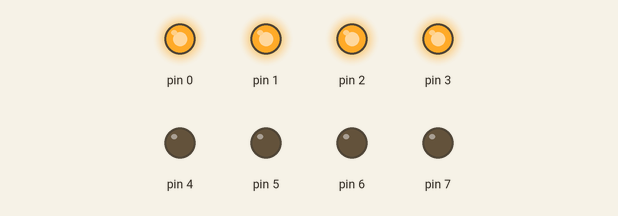
The sketch below on a simulated Arduino Uno, built with avr-gcc and run on an emulated ATmega328P. On the bench: output pins drawn as LEDs (lit = HIGH).

Above: at 0.5 s.
At 3.5 s:
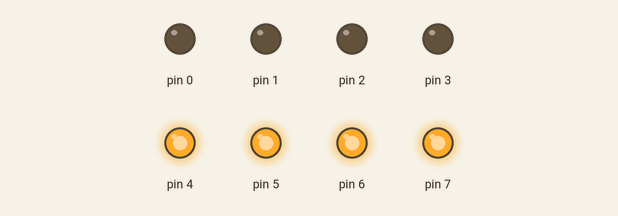
Timing chart, 0 to 4.6 s (numbered marks = the images above):
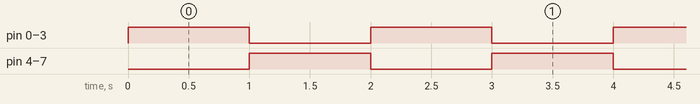

Measured:
- by itself, pin 0–7: alternates HIGH for 1.0 s and LOW for 1.0 s

The sketch:

tugas163.ino
```cpp
#include <avr/interrupt.h>; // Mengimpor pustaka untuk menggunakan fitur interrupt pada mikrokontroler AVR.

volatile boolean flipFlop = false; // Variabel yang akan berganti nilai secara bergantian di dalam interrupt.

void setup() { // Fungsi setup, dijalankan sekali saat mikrokontroler pertama kali dinyalakan.
  setupInterrupt(); // Memanggil fungsi untuk melakukan setup interrupt.
  for (int i = 0; i < 8; i++) { // Melakukan inisialisasi pin-pin sebagai output.
    pinMode(i, OUTPUT);
  }
}

void setupInterrupt(void) { // Fungsi untuk melakukan setup interrupt.
  noInterrupts(); // Menonaktifkan interrupt.
  TCCR1A = 0; // Mengatur mode normal untuk Timer 1.
  TCCR1B = 0; // Reset register kontrol Timer 1.
  TCNT1 = 3036; // Mengatur nilai awal timer.
  TCCR1B |= (1 << CS12); // Mengatur prescaler menjadi 256 untuk Timer 1.
  TIMSK1 |= (1 << TOIE1); // Mengaktifkan interrupt overflow untuk Timer 1.
  interrupts(); // Mengaktifkan kembali interrupt.
}

ISR(TIMER1_OVF_vect) { // Fungsi ISR (Interrupt Service Routine) untuk overflow interrupt dari Timer 1.
  TCNT1 = 3036; // Mengatur ulang nilai timer.
  flipFlop = !flipFlop; // Mengubah nilai variabel flipFlop.
}

void loop() { // Fungsi loop, dijalankan secara berulang setelah fungsi setup selesai.
  for (int i = 0; i < 4; i++) { // Loop untuk mengatur keadaan output pin secara bergantian.
    digitalWrite(i, flipFlop ? LOW : HIGH); // Mengatur keadaan output pin 0-3.
    digitalWrite(i + 4, flipFlop ? HIGH : LOW); // Mengatur keadaan output pin 4-7.
  }
}
```
